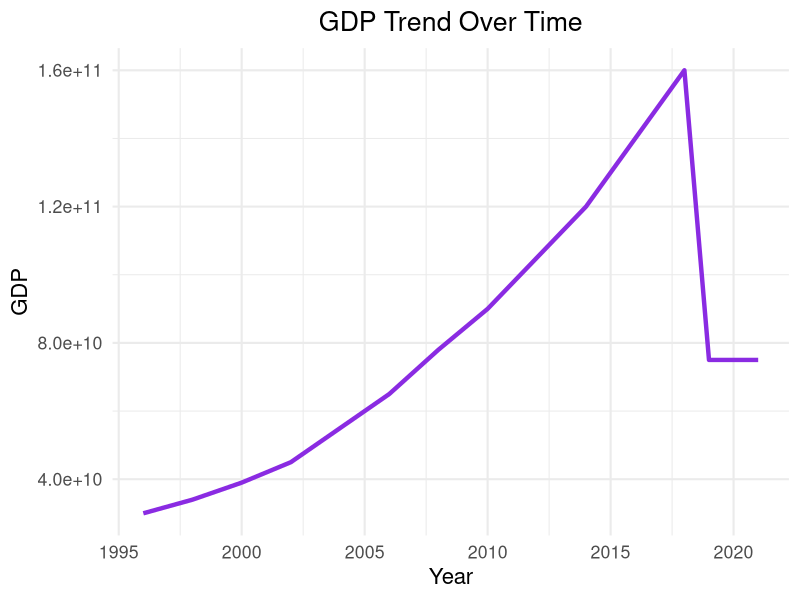

R code for this plot:
# Load library
library(ggplot2)

# Reconstructed data from the figure
year <- c(1996, 1998, 2000, 2002, 2004, 2006, 2008, 2010,
          2012, 2014, 2016, 2018, 2019, 2020, 2021)

gdp <- c(3.0e10, 3.4e10, 3.9e10, 4.5e10, 5.5e10, 6.5e10,
         7.8e10, 9.0e10, 1.05e11, 1.2e11, 1.4e11, 1.6e11,
         7.5e10, 7.5e10, 7.5e10)

data <- data.frame(year, gdp)

# Create the plot
ggplot(data, aes(x = year, y = gdp)) +
  geom_line(color = "#8A2BE2", size = 1.5) +  # purple line
  labs(
    title = "GDP Trend Over Time",
    x = "Year",
    y = "GDP"
  ) +
  theme_minimal(base_size = 16) +
  theme(
    plot.title = element_text(hjust = 0.5)
  )
